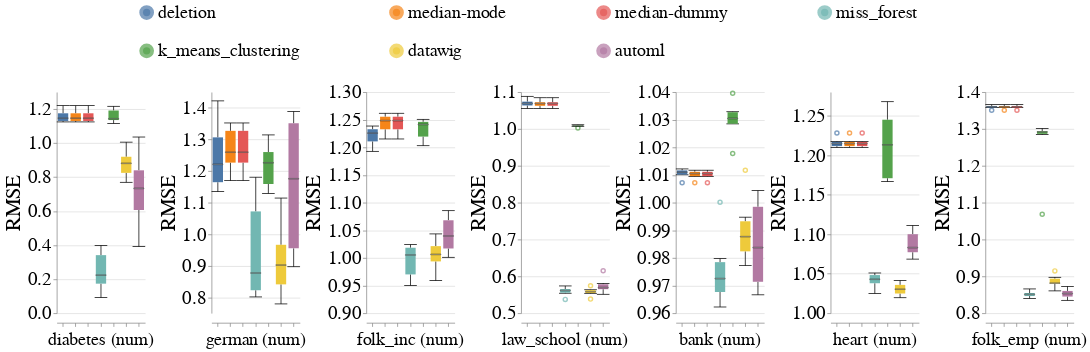

Here is the notebook cell this chart was saved with:
### Code cell
create_box_plots_for_diff_imputers_and_datasets_for_mixed_exp(train_injection_scenario='MNAR3',
                                                              test_injection_scenario='MNAR3',
                                                              metric_name='rmse',
                                                              dataset_to_column_name=DATASET_TO_COLUMN_NAME,
                                                              db_client=db_client,
                                                              without_dummy=False)

### Figure 1 — Vega-Lite specification as saved in the notebook (floating-point values rounded to 4 significant figures; data arrays with more than 128 entries replaced by an {"elided": "..."} marker saying what was removed)
{"config": {"view": {"continuousWidth": 400, "continuousHeight": 300, "stroke": null}, "axis": {"labelFontSize": 26, "labelFontWeight": "normal", "titleFontSize": 28, "titleFontWeight": "normal"}, "facet": {"spacing": 5}, "header": {"labelFontSize": 24, "labelOrient": "bottom", "labelPadding": 5, "titleFontSize": 28}, "legend": {"columns": 4, "direction": "horizontal", "labelFontSize": 24, "labelLimit": 400, "orient": "top", "symbolOffset": 110, "symbolStrokeWidth": 10, "titleAnchor": "middle", "titleFontSize": 26, "titleLimit": 300}, "title": {"fontSize": 28}}, "data": {"name": "data-2384164cc7c053448ff9fee1e955cec9"}, "mark": {"type": "boxplot", "median": {"stroke": "black", "strokeWidth": 0.7}, "ticks": true}, "encoding": {"color": {"field": "Null_Imputer_Name", "sort": ["deletion", "median-mode", "median-dummy", "miss_forest", "k_means_clustering", "datawig", "automl"], "title": null, "type": "nominal"}, "column": {"field": "Extended_Dataset_Name", "sort": {"field": "Dataset_Sequence_Number", "order": "ascending"}, "title": null, "type": "nominal"}, "x": {"axis": {"labels": false}, "field": "Null_Imputer_Name", "sort": ["deletion", "median-mode", "median-dummy", "miss_forest", "k_means_clustering", "datawig", "automl"], "title": null, "type": "nominal"}, "y": {"field": "Rmse", "scale": {"zero": false}, "title": "RMSE", "type": "quantitative"}}, "resolve": {"scale": {"y": "independent"}}, "width": 120, "$schema": "https://vega.github.io/schema/vega-lite/v4.17.0.json", "datasets": {"data-2384164cc7c053448ff9fee1e955cec9": {"elided": "294 records"}}}
